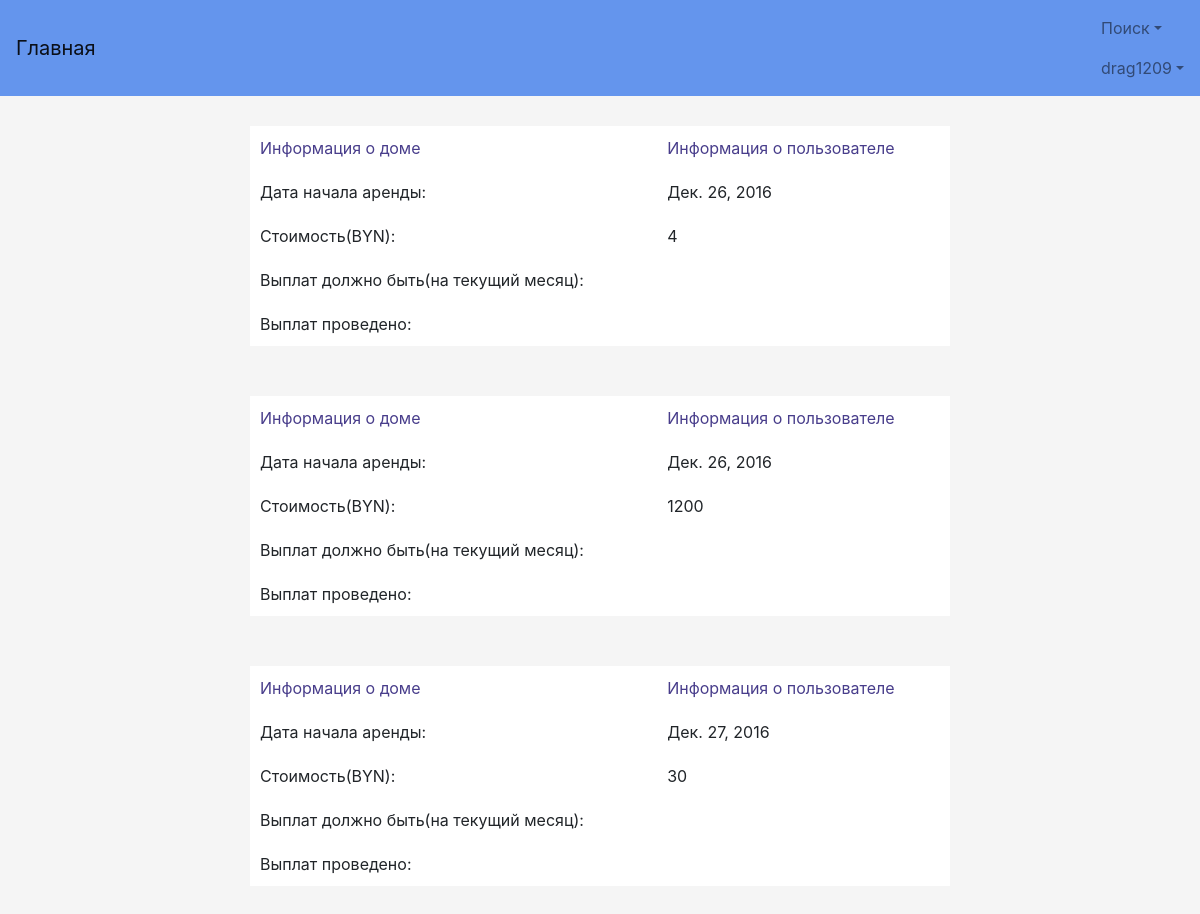
Before: /profile/allrentsowner (signed in) with the older database file.
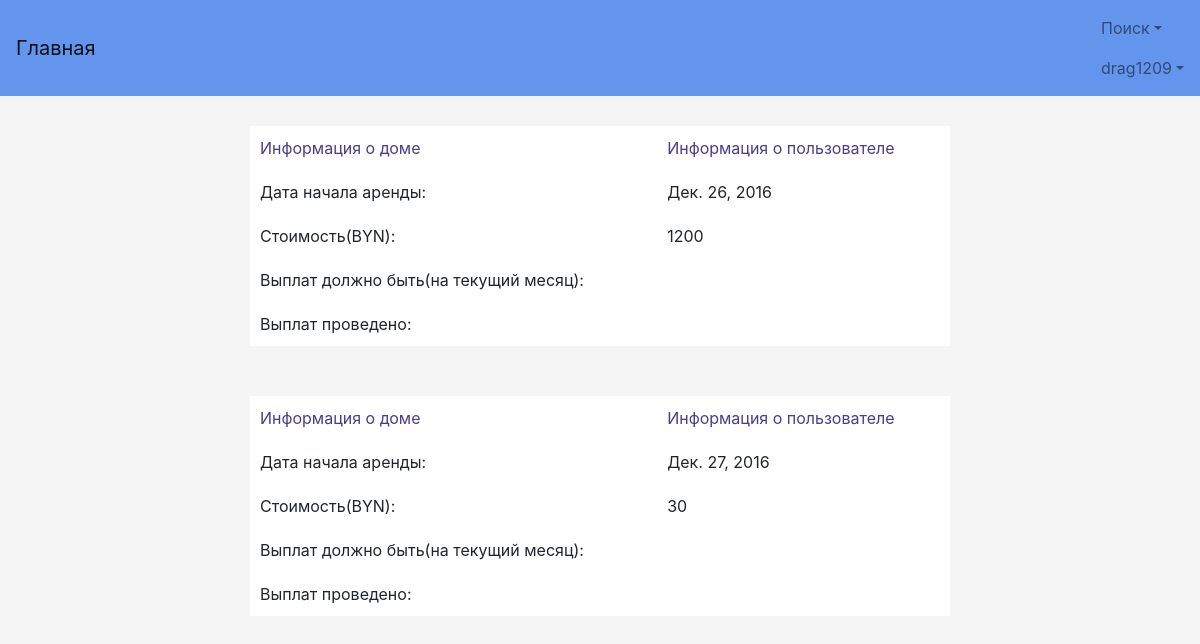
After: the same page with the newer database file.
### TOFI/models.py (models this page shows)
class DoneRent(models.Model):
    id_house = models.ForeignKey(Rent, on_delete=models.CASCADE)
    id_user_owner = models.ForeignKey(MyUser, on_delete=models.CASCADE)
    id_user_renter = models.IntegerField()
    fine = models.FloatField(default=0)
    date_rent = models.DateField(default=None)
    payed_until_time = models.FloatField(default=0)
    cost = models.CharField(max_length=50)  # Цена одной платы
    next_payment_date = models.DateField(default=None)

### user_profile/views.py (the view)
# urls.py: url(r'allrentsowner', views.all_rents_owner, name='AllRentsOwner'),
def all_rents_owner(request):
    if request.user.is_anonymous or not request.user.is_active:
        return HttpResponseRedirect("/login")
    id_user = request.user.id
    my_rents = models.DoneRent.objects.all().filter(id_user_owner=id_user)
    return render(request, 'Profile/AllRentsOwner.html', {'my_rents': my_rents})

### TOFI/templates/Profile/AllRentsOwner.html (shortened to what this page needs)
{% extends "base.html" %}
{% block content %}
        {% if my_rents %}
            {% for rent in my_rents %}
                <table class="center">
                    <tr class="padding">
                        <td class="padding">
                            <a href="aboutHouse/{{ rent.id_house}}">Информация о доме</a>
                        </td>
                        <td class="padding">
                            <a href="aboutUser/{{ rent.id_user_owner}}">Информация о пользователе</a>
                        </td>
                    </tr>
                    <tr>
                        <td class="padding">Дата начала аренды:</td>
                        <td class="padding">{{ rent.date_rent }}</td>
                    </tr>
                    <tr>
                        <td class="padding">Стоимость(BYN):</td>
                        <td class="padding">{{ rent.cost }}</td>
                    </tr>
                    <tr>
                        <td class="padding">Выплат должно быть(на текущий месяц):</td>
                        <td class="padding">{{ rent.pay_number }}</td>
                    </tr>
                    <tr>
                        <td class="padding">Выплат проведено:</td>
                        <td class="padding">{{ rent.paid_user }}</td>
                    </tr>
                </table>
            {% endfor %}
        {% endif %}
{% endblock %}

Changed rows visible on the page:
removed DoneRent: date_rent "Дек. 26, 2016", cost "4"
